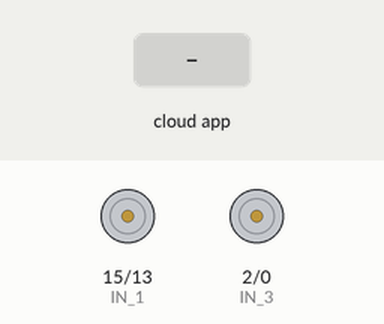
This sketch was run on a simulated ESP8266 (NodeMCU). On the bench: motor-driver pin pairs drawn as motors (green arrow = first pin HIGH = forward, orange = second pin HIGH = backward, longer = more drive, scaled by the enable pin). The inputs (shaded band) are chosen by the test bench. WiFi joins after 1.5 s; servers stay silent unless stated; no MQTT or app messages arrive unless stated; what the sketch prints to the serial monitor is not drawn.

Above: at 2.7 s.
2.8 s: the phone or cloud app sets welcome-feed to 3
At 3.3 s:
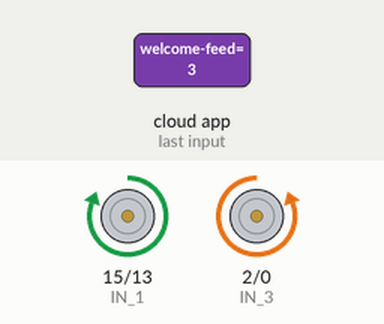
4.3 s: the phone or cloud app sets welcome-feed to 2
At 5.8 s:
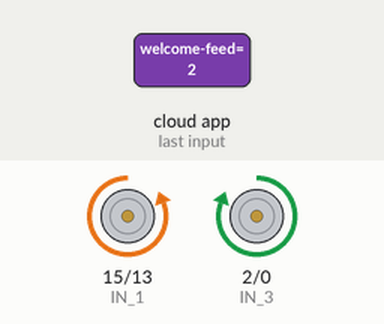
6.1 s: the phone or cloud app sets welcome-feed to 4
At 7.1 s:
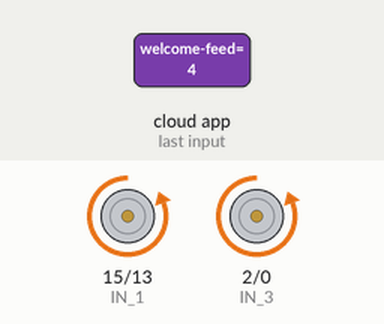
7.7 s: the phone or cloud app sets welcome-feed to 1
At 11.4 s:
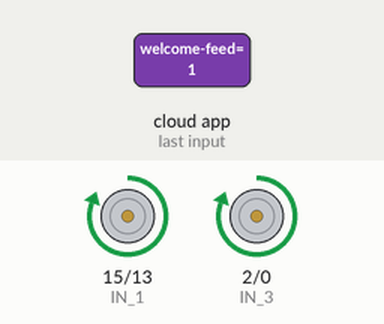
Timing chart, 0 to 11.7 s (numbered marks = the images above; inputs shaded):
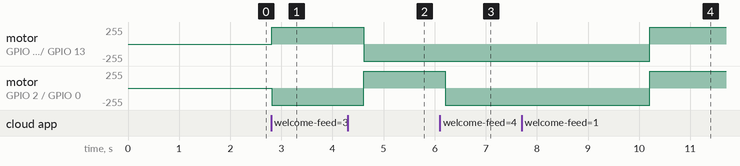

The sketch:

ROBOT_Self_Driving.ino
```cpp
#include <ESP8266WiFi.h>
#include "Adafruit_MQTT.h"
#include "Adafruit_MQTT_Client.h"


#define WLAN_SSID       "ROG_Phone3"
#define WLAN_PASS       "yoyoyoyo"

#define IO_SERVER      "io.adafruit.com"
#define IO_SERVERPORT  1883                   // use 8883 for SSL
#define IO_USERNAME  "absolute_viper"
#define IO_KEY       "aio_TWoC22HmniGwAyiYnoXT8gtQeDW8"

// Create an ESP8266 WiFiClient class to connect to the MQTT server.
WiFiClient client;


// Setup the MQTT client class by passing in the WiFi client and MQTT server and login details.
Adafruit_MQTT_Client mqtt(&client, IO_SERVER, IO_SERVERPORT, IO_USERNAME, IO_KEY);

/****************************** Feeds ***************************************/

// Setup a feed called 'onoff' for subscribing to changes.
Adafruit_MQTT_Subscribe direction_control = Adafruit_MQTT_Subscribe(&mqtt, IO_USERNAME "/feeds/welcome-feed");

/*************************** Sketch Code ************************************/

// Bug workaround for Arduino 1.6.6, it seems to need a function declaration
// for some reason (only affects ESP8266, likely an arduino-builder bug).
#define ENA   14          // Enable/speed motors Right        GPIO14(D5)
#define ENB   12          // Enable/speed motors Left         GPIO12(D6)
#define IN_1  15          // L298N in1 motors Right           GPIO15(D8)
#define IN_2  13          // L298N in2 motors Right           GPIO13(D7)
#define IN_3  2           // L298N in3 motors Left            GPIO2(D4)
#define IN_4  0           // L298N in4 motors Left            GPIO0(D3)


void MQTT_connect();

void setup() {


  Serial.begin(115200);
  delay(10);
  pinMode(ENA, OUTPUT);
  pinMode(ENB, OUTPUT);
  pinMode(IN_1, OUTPUT);
  pinMode(IN_2, OUTPUT);
  pinMode(IN_3, OUTPUT);
  pinMode(IN_4, OUTPUT);
  analogWrite(ENB, 255);
  analogWrite(ENA, 255);

  Serial.println(F("Adafruit MQTT demo"));

  // Connect to WiFi access point.
  Serial.println();
  Serial.println();
  Serial.print("Connecting to ");
  Serial.println(WLAN_SSID);

  WiFi.begin(WLAN_SSID, WLAN_PASS);
  while (WiFi.status() != WL_CONNECTED) {
    delay(500);
    Serial.print(".");
  }
  Serial.println();

  Serial.println("WiFi connected");
  Serial.println("IP address: ");
  Serial.println(WiFi.localIP());
  mqtt.subscribe(&direction_control);
}

uint32_t x=0;

void loop() {

  MQTT_connect();

  Adafruit_MQTT_Subscribe *subscription;
  while ((subscription = mqtt.readSubscription(5000))) {
    if (subscription == &direction_control) {
      Serial.println((char *)direction_control.lastread);
      if(strcmp((char *)direction_control.lastread, "1") == 0){
        Forward();
        Serial.println("Forward");
      }
      else if(strcmp((char *)direction_control.lastread, "3") == 0){
        Serial.println("Left");
        Left();

      }
      else if(strcmp((char *)direction_control.lastread, "2") == 0){
        Serial.println("Right");
        Right();

      }
      else if(strcmp((char *)direction_control.lastread, "4") == 0){
        Serial.println("Backwards");
        Backwards();

      }else if(strcmp((char *)direction_control.lastread, "5") == 0){
        Forward();
        Serial.println("Forward");
      }
      else if(strcmp((char *)direction_control.lastread, "6") == 0){
        Serial.println("Left");
        Left();

      }
      else if(strcmp((char *)direction_control.lastread, "7") == 0){
        Serial.println("Right");
        Right();

      }
      else if(strcmp((char *)direction_control.lastread, "8") == 0){
        Serial.println("Backwards");
        Backwards();

      }else if(strcmp((char *)direction_control.lastread, "0") == 0){
        Serial.println("Stop");
        Stopping();

      }
    }
}
}

// Function to connect and reconnect as necessary to the MQTT server.
// Should be called in the loop function and it will take care if connecting.
void MQTT_connect() {
  int8_t ret;

  // Stop if already connected.
  if (mqtt.connected()) {
    return;
  }

  Serial.print("Connecting to MQTT... ");

  uint8_t retries = 3;
  while ((ret = mqtt.connect()) != 0) { // connect will return 0 for connected
       Serial.println(mqtt.connectErrorString(ret));
       Serial.println("Retrying MQTT connection in 5 seconds...");
       mqtt.disconnect();
       delay(5000);  // wait 5 seconds
       retries--;
       if (retries == 0) {
         // basically die and wait for WDT to reset me
         while (1);
       }
  }
  Serial.println("MQTT Connected!");
}


void Forward(){
  digitalWrite(IN_1,HIGH);
  digitalWrite(IN_3,HIGH);
  digitalWrite(IN_2,LOW);
  digitalWrite(IN_4,LOW);
  delay(4000);
}

void Backwards(){
  digitalWrite(IN_1,LOW);
  digitalWrite(IN_3,LOW);
  digitalWrite(IN_2,HIGH);
  digitalWrite(IN_4,HIGH);
  delay(4000);
}

void Left(){
  digitalWrite(IN_1,HIGH);
  digitalWrite(IN_2,LOW);
  digitalWrite(IN_3,LOW);
  digitalWrite(IN_4,HIGH);
  delay(1800);
}

void Right(){
  digitalWrite(IN_1,LOW);
  digitalWrite(IN_2,HIGH);
  digitalWrite(IN_3,HIGH);
  digitalWrite(IN_4,LOW);
  delay(1600);
}

void Stopping(){
  digitalWrite(IN_1,LOW);
  digitalWrite(IN_2,LOW);
  digitalWrite(IN_3,LOW);
  digitalWrite(IN_4,LOW);
}
```

Measured:
- after the input at 2.8 s, motor on GPIO 15 (IN_1) / GPIO 13 (IN_2): stopped → forward 255/255 at once; motor on GPIO 2 (IN_3) / GPIO 0 (IN_4): stopped → backward 255/255 at once
- after the input at 4.3 s, motor on GPIO 15 (IN_1) / GPIO 13 (IN_2): forward 255/255 → backward 255/255 after 0.31 s; motor on GPIO 2 (IN_3) / GPIO 0 (IN_4): backward 255/255 → forward 255/255 after 0.31 s
- after the input at 6.1 s, motor on GPIO 2 (IN_3) / GPIO 0 (IN_4): forward 255/255 → backward 255/255 after 0.11 s
- after the input at 7.7 s, motor on GPIO 15 (IN_1) / GPIO 13 (IN_2), motor on GPIO 2 (IN_3) / GPIO 0 (IN_4): backward 255/255 → forward 255/255 after 2.5 s
